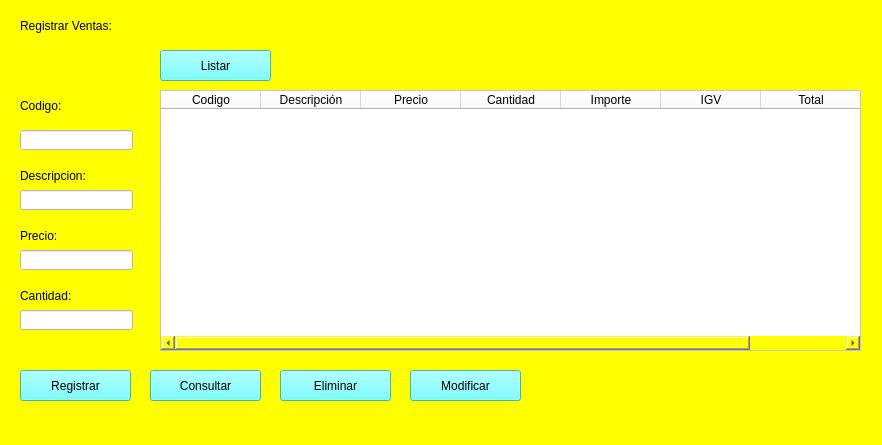
<?xml version="1.0" encoding="UTF-8"?>
<ui version="4.0">
 <class>MainWindow</class>
 <widget class="QMainWindow" name="MainWindow">
  <property name="geometry">
   <rect>
    <x>0</x>
    <y>0</y>
    <width>882</width>
    <height>445</height>
   </rect>
  </property>
  <property name="windowTitle">
   <string>MainWindow</string>
  </property>
  <property name="styleSheet">
   <string notr="true">background-color: rgb(255, 255, 0);</string>
  </property>
  <widget class="QWidget" name="centralwidget">
   <widget class="QLabel" name="label">
    <property name="geometry">
     <rect>
      <x>20</x>
      <y>10</y>
      <width>211</width>
      <height>31</height>
     </rect>
    </property>
    <property name="styleSheet">
     <string notr="true">font: 20pt &quot;HP Simplified Jpan&quot;;</string>
    </property>
    <property name="text">
     <string>Registrar Ventas:</string>
    </property>
   </widget>
   <widget class="QLabel" name="label_2">
    <property name="geometry">
     <rect>
      <x>20</x>
      <y>90</y>
      <width>91</width>
      <height>31</height>
     </rect>
    </property>
    <property name="styleSheet">
     <string notr="true">font: 75 12pt &quot;MS Shell Dlg 2&quot;;</string>
    </property>
    <property name="text">
     <string>Codigo:</string>
    </property>
   </widget>
   <widget class="QLabel" name="label_3">
    <property name="geometry">
     <rect>
      <x>20</x>
      <y>160</y>
      <width>91</width>
      <height>31</height>
     </rect>
    </property>
    <property name="styleSheet">
     <string notr="true">font: 75 12pt &quot;MS Shell Dlg 2&quot;;</string>
    </property>
    <property name="text">
     <string>Descripcion:</string>
    </property>
   </widget>
   <widget class="QLabel" name="label_4">
    <property name="geometry">
     <rect>
      <x>20</x>
      <y>220</y>
      <width>91</width>
      <height>31</height>
     </rect>
    </property>
    <property name="styleSheet">
     <string notr="true">font: 75 12pt &quot;MS Shell Dlg 2&quot;;</string>
    </property>
    <property name="text">
     <string>Precio:</string>
    </property>
   </widget>
   <widget class="QLabel" name="label_5">
    <property name="geometry">
     <rect>
      <x>20</x>
      <y>280</y>
      <width>91</width>
      <height>31</height>
     </rect>
    </property>
    <property name="styleSheet">
     <string notr="true">font: 75 12pt &quot;MS Shell Dlg 2&quot;;</string>
    </property>
    <property name="text">
     <string>Cantidad:</string>
    </property>
   </widget>
   <widget class="QLineEdit" name="txtcodigo">
    <property name="geometry">
     <rect>
      <x>20</x>
      <y>130</y>
      <width>113</width>
      <height>20</height>
     </rect>
    </property>
    <property name="styleSheet">
     <string notr="true">background-color: rgb(255, 255, 255);
font: 12pt &quot;MS Shell Dlg 2&quot;;</string>
    </property>
   </widget>
   <widget class="QLineEdit" name="txtdescripcion">
    <property name="geometry">
     <rect>
      <x>20</x>
      <y>190</y>
      <width>113</width>
      <height>20</height>
     </rect>
    </property>
    <property name="styleSheet">
     <string notr="true">background-color: rgb(255, 255, 255);
font: 12pt &quot;MS Shell Dlg 2&quot;;</string>
    </property>
   </widget>
   <widget class="QLineEdit" name="txtprecio">
    <property name="geometry">
     <rect>
      <x>20</x>
      <y>250</y>
      <width>113</width>
      <height>20</height>
     </rect>
    </property>
    <property name="styleSheet">
     <string notr="true">background-color: rgb(255, 255, 255);
font: 12pt &quot;MS Shell Dlg 2&quot;;</string>
    </property>
   </widget>
   <widget class="QLineEdit" name="txtcantidad">
    <property name="geometry">
     <rect>
      <x>20</x>
      <y>310</y>
      <width>113</width>
      <height>20</height>
     </rect>
    </property>
    <property name="styleSheet">
     <string notr="true">background-color: rgb(255, 255, 255);
font: 12pt &quot;MS Shell Dlg 2&quot;;</string>
    </property>
   </widget>
   <widget class="QPushButton" name="btnlistar">
    <property name="geometry">
     <rect>
      <x>160</x>
      <y>50</y>
      <width>111</width>
      <height>31</height>
     </rect>
    </property>
    <property name="styleSheet">
     <string notr="true">background-color: rgb(85, 255, 255);
font: 75 14pt &quot;MS Shell Dlg 2&quot;;</string>
    </property>
    <property name="text">
     <string>Listar</string>
    </property>
   </widget>
   <widget class="QPushButton" name="btnregistrar">
    <property name="geometry">
     <rect>
      <x>20</x>
      <y>370</y>
      <width>111</width>
      <height>31</height>
     </rect>
    </property>
    <property name="styleSheet">
     <string notr="true">background-color: rgb(85, 255, 255);
font: 75 14pt &quot;MS Shell Dlg 2&quot;;</string>
    </property>
    <property name="text">
     <string>Registrar</string>
    </property>
   </widget>
   <widget class="QPushButton" name="btnconsultar">
    <property name="geometry">
     <rect>
      <x>150</x>
      <y>370</y>
      <width>111</width>
      <height>31</height>
     </rect>
    </property>
    <property name="styleSheet">
     <string notr="true">background-color: rgb(85, 255, 255);
font: 75 14pt &quot;MS Shell Dlg 2&quot;;</string>
    </property>
    <property name="text">
     <string>Consultar</string>
    </property>
   </widget>
   <widget class="QPushButton" name="btneliminar">
    <property name="geometry">
     <rect>
      <x>280</x>
      <y>370</y>
      <width>111</width>
      <height>31</height>
     </rect>
    </property>
    <property name="styleSheet">
     <string notr="true">background-color: rgb(85, 255, 255);
font: 75 14pt &quot;MS Shell Dlg 2&quot;;</string>
    </property>
    <property name="text">
     <string>Eliminar</string>
    </property>
   </widget>
   <widget class="QPushButton" name="btnmodificar">
    <property name="geometry">
     <rect>
      <x>410</x>
      <y>370</y>
      <width>111</width>
      <height>31</height>
     </rect>
    </property>
    <property name="styleSheet">
     <string notr="true">background-color: rgb(85, 255, 255);
font: 75 14pt &quot;MS Shell Dlg 2&quot;;</string>
    </property>
    <property name="text">
     <string>Modificar</string>
    </property>
   </widget>
   <widget class="QTableWidget" name="tblventas">
    <property name="geometry">
     <rect>
      <x>160</x>
      <y>90</y>
      <width>701</width>
      <height>261</height>
     </rect>
    </property>
    <property name="styleSheet">
     <string notr="true">background-color: rgb(255, 255, 255);
font: 75 8pt &quot;MS Shell Dlg 2&quot;;</string>
    </property>
    <column>
     <property name="text">
      <string>Codigo</string>
     </property>
    </column>
    <column>
     <property name="text">
      <string>Descripción</string>
     </property>
    </column>
    <column>
     <property name="text">
      <string>Precio</string>
     </property>
    </column>
    <column>
     <property name="text">
      <string>Cantidad</string>
     </property>
    </column>
    <column>
     <property name="text">
      <string>Importe</string>
     </property>
    </column>
    <column>
     <property name="text">
      <string>IGV</string>
     </property>
    </column>
    <column>
     <property name="text">
      <string>Total</string>
     </property>
    </column>
   </widget>
  </widget>
  <widget class="QMenuBar" name="menubar">
   <property name="geometry">
    <rect>
     <x>0</x>
     <y>0</y>
     <width>882</width>
     <height>21</height>
    </rect>
   </property>
  </widget>
  <widget class="QStatusBar" name="statusbar"/>
 </widget>
 <resources/>
 <connections/>
</ui>
